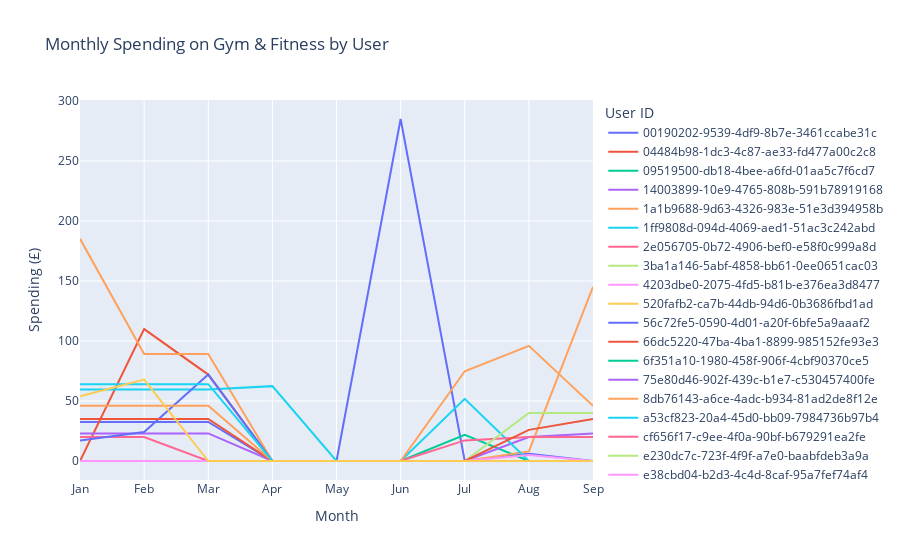

Here is the notebook cell this chart was saved with:
### Code cell
#interactive px line graph
fig = px.line(x= 'month', y= 'amount', color='user_id' , data_frame= trend_plot, title='Monthly Spending on Gym & Fitness by User',  
labels = dict(amount='Spending (£)', month='Month', user_id='User ID'))

fig.show()

### Figure 1 — Plotly figure (JSON) as saved in the notebook; plotly's stock layout.template omitted (floating-point values rounded to 4 significant figures)
{"data": [{"hovertemplate": "User ID=00190202-9539-4df9-8b7e-3461ccabe31c<br>Month=%{x}<br>Spending (£)=%{y}<extra></extra>", "legendgroup": "00190202-9539-4df9-8b7e-3461ccabe31c", "line": {"color": "#636efa", "dash": "solid"}, "marker": {"symbol": "circle"}, "mode": "lines", "name": "00190202-9539-4df9-8b7e-3461ccabe31c", "orientation": "v", "showlegend": true, "type": "scatter", "x": ["Jan", "Feb", "Mar", "Apr", "May", "Jun", "Jul", "Aug", "Sep"], "xaxis": "x", "y": [32.5, 32.5, 32.5, 0, 0, 285.0, 0, 6, 0], "yaxis": "y"}, {"hovertemplate": "User ID=04484b98-1dc3-4c87-ae33-fd477a00c2c8<br>Month=%{x}<br>Spending (£)=%{y}<extra></extra>", "legendgroup": "04484b98-1dc3-4c87-ae33-fd477a00c2c8", "line": {"color": "#EF553B", "dash": "solid"}, "marker": {"symbol": "circle"}, "mode": "lines", "name": "04484b98-1dc3-4c87-ae33-fd477a00c2c8", "orientation": "v", "showlegend": true, "type": "scatter", "x": ["Jan", "Feb", "Mar", "Apr", "May", "Jun", "Jul", "Aug", "Sep"], "xaxis": "x", "y": [0, 109.9, 72, 0, 0, 0, 0, 0, 0], "yaxis": "y"}, {"hovertemplate": "User ID=09519500-db18-4bee-a6fd-01aa5c7f6cd7<br>Month=%{x}<br>Spending (£)=%{y}<extra></extra>", "legendgroup": "09519500-db18-4bee-a6fd-01aa5c7f6cd7", "line": {"color": "#00cc96", "dash": "solid"}, "marker": {"symbol": "circle"}, "mode": "lines", "name": "09519500-db18-4bee-a6fd-01aa5c7f6cd7", "orientation": "v", "showlegend": true, "type": "scatter", "x": ["Jan", "Feb", "Mar", "Apr", "May", "Jun", "Jul", "Aug", "Sep"], "xaxis": "x", "y": [0, 0, 0, 0, 0, 0, 21.75, 0, 0], "yaxis": "y"}, {"hovertemplate": "User ID=14003899-10e9-4765-808b-591b78919168<br>Month=%{x}<br>Spending (£)=%{y}<extra></extra>", "legendgroup": "14003899-10e9-4765-808b-591b78919168", "line": {"color": "#ab63fa", "dash": "solid"}, "marker": {"symbol": "circle"}, "mode": "lines", "name": "14003899-10e9-4765-808b-591b78919168", "orientation": "v", "showlegend": true, "type": "scatter", "x": ["Jan", "Feb", "Mar", "Apr", "May", "Jun", "Jul", "Aug", "Sep"], "xaxis": "x", "y": [22.99, 22.99, 22.99, 0, 0, 0, 0, 20.02, 22.99], "yaxis": "y"}, {"hovertemplate": "User ID=1a1b9688-9d63-4326-983e-51e3d394958b<br>Month=%{x}<br>Spending (£)=%{y}<extra></extra>", "legendgroup": "1a1b9688-9d63-4326-983e-51e3d394958b", "line": {"color": "#FFA15A", "dash": "solid"}, "marker": {"symbol": "circle"}, "mode": "lines", "name": "1a1b9688-9d63-4326-983e-51e3d394958b", "orientation": "v", "showlegend": true, "type": "scatter", "x": ["Jan", "Feb", "Mar", "Apr", "May", "Jun", "Jul", "Aug", "Sep"], "xaxis": "x", "y": [185.1, 89.1, 89.1, 0, 0, 0, 0, 7.98, 145.1], "yaxis": "y"}, {"hovertemplate": "User ID=1ff9808d-094d-4069-aed1-51ac3c242abd<br>Month=%{x}<br>Spending (£)=%{y}<extra></extra>", "legendgroup": "1ff9808d-094d-4069-aed1-51ac3c242abd", "line": {"color": "#19d3f3", "dash": "solid"}, "marker": {"symbol": "circle"}, "mode": "lines", "name": "1ff9808d-094d-4069-aed1-51ac3c242abd", "orientation": "v", "showlegend": true, "type": "scatter", "x": ["Jan", "Feb", "Mar", "Apr", "May", "Jun", "Jul", "Aug", "Sep"], "xaxis": "x", "y": [59.5, 59.5, 59.5, 62.38, 0, 0, 51.83, 0, 0], "yaxis": "y"}, {"hovertemplate": "User ID=2e056705-0b72-4906-bef0-e58f0c999a8d<br>Month=%{x}<br>Spending (£)=%{y}<extra></extra>", "legendgroup": "2e056705-0b72-4906-bef0-e58f0c999a8d", "line": {"color": "#FF6692", "dash": "solid"}, "marker": {"symbol": "circle"}, "mode": "lines", "name": "2e056705-0b72-4906-bef0-e58f0c999a8d", "orientation": "v", "showlegend": true, "type": "scatter", "x": ["Jan", "Feb", "Mar", "Apr", "May", "Jun", "Jul", "Aug", "Sep"], "xaxis": "x", "y": [19.99, 19.99, 0, 0, 0, 0, 17.18, 19.99, 19.99], "yaxis": "y"}, {"hovertemplate": "User ID=3ba1a146-5abf-4858-bb61-0ee0651cac03<br>Month=%{x}<br>Spending (£)=%{y}<extra></extra>", "legendgroup": "3ba1a146-5abf-4858-bb61-0ee0651cac03", "line": {"color": "#B6E880", "dash": "solid"}, "marker": {"symbol": "circle"}, "mode": "lines", "name": "3ba1a146-5abf-4858-bb61-0ee0651cac03", "orientation": "v", "showlegend": true, "type": "scatter", "x": ["Jan", "Feb", "Mar", "Apr", "May", "Jun", "Jul", "Aug", "Sep"], "xaxis": "x", "y": [0, 0, 0, 0, 0, 0, 0, 39.95, 39.95], "yaxis": "y"}, {"hovertemplate": "User ID=4203dbe0-2075-4fd5-b81b-e376ea3d8477<br>Month=%{x}<br>Spending (£)=%{y}<extra></extra>", "legendgroup": "4203dbe0-2075-4fd5-b81b-e376ea3d8477", "line": {"color": "#FF97FF", "dash": "solid"}, "marker": {"symbol": "circle"}, "mode": "lines", "name": "4203dbe0-2075-4fd5-b81b-e376ea3d8477", "orientation": "v", "showlegend": true, "type": "scatter", "x": ["Jan", "Feb", "Mar", "Apr", "May", "Jun", "Jul", "Aug", "Sep"], "xaxis": "x", "y": [0, 0, 0, 0, 0, 0, 0, 0, 0], "yaxis": "y"}, {"hovertemplate": "User ID=520fafb2-ca7b-44db-94d6-0b3686fbd1ad<br>Month=%{x}<br>Spending (£)=%{y}<extra></extra>", "legendgroup": "520fafb2-ca7b-44db-94d6-0b3686fbd1ad", "line": {"color": "#FECB52", "dash": "solid"}, "marker": {"symbol": "circle"}, "mode": "lines", "name": "520fafb2-ca7b-44db-94d6-0b3686fbd1ad", "orientation": "v", "showlegend": true, "type": "scatter", "x": ["Jan", "Feb", "Mar", "Apr", "May", "Jun", "Jul", "Aug", "Sep"], "xaxis": "x", "y": [0, 0, 0, 0, 0, 0, 0, 0, 0], "yaxis": "y"}, {"hovertemplate": "User ID=56c72fe5-0590-4d01-a20f-6bfe5a9aaaf2<br>Month=%{x}<br>Spending (£)=%{y}<extra></extra>", "legendgroup": "56c72fe5-0590-4d01-a20f-6bfe5a9aaaf2", "line": {"color": "#636efa", "dash": "solid"}, "marker": {"symbol": "circle"}, "mode": "lines", "name": "56c72fe5-0590-4d01-a20f-6bfe5a9aaaf2", "orientation": "v", "showlegend": true, "type": "scatter", "x": ["Jan", "Feb", "Mar", "Apr", "May", "Jun", "Jul", "Aug", "Sep"], "xaxis": "x", "y": [17, 24.1, 72, 0, 0, 0, 0, 0, 0], "yaxis": "y"}, {"hovertemplate": "User ID=66dc5220-47ba-4ba1-8899-985152fe93e3<br>Month=%{x}<br>Spending (£)=%{y}<extra></extra>", "legendgroup": "66dc5220-47ba-4ba1-8899-985152fe93e3", "line": {"color": "#EF553B", "dash": "solid"}, "marker": {"symbol": "circle"}, "mode": "lines", "name": "66dc5220-47ba-4ba1-8899-985152fe93e3", "orientation": "v", "showlegend": true, "type": "scatter", "x": ["Jan", "Feb", "Mar", "Apr", "May", "Jun", "Jul", "Aug", "Sep"], "xaxis": "x", "y": [34.99, 34.99, 34.99, 0, 0, 0, 0, 25.96, 34.99], "yaxis": "y"}, {"hovertemplate": "User ID=6f351a10-1980-458f-906f-4cbf90370ce5<br>Month=%{x}<br>Spending (£)=%{y}<extra></extra>", "legendgroup": "6f351a10-1980-458f-906f-4cbf90370ce5", "line": {"color": "#00cc96", "dash": "solid"}, "marker": {"symbol": "circle"}, "mode": "lines", "name": "6f351a10-1980-458f-906f-4cbf90370ce5", "orientation": "v", "showlegend": true, "type": "scatter", "x": ["Jan", "Feb", "Mar", "Apr", "May", "Jun", "Jul", "Aug", "Sep"], "xaxis": "x", "y": [0, 0, 0, 0, 0, 0, 0, 0, 0], "yaxis": "y"}, {"hovertemplate": "User ID=75e80d46-902f-439c-b1e7-c530457400fe<br>Month=%{x}<br>Spending (£)=%{y}<extra></extra>", "legendgroup": "75e80d46-902f-439c-b1e7-c530457400fe", "line": {"color": "#ab63fa", "dash": "solid"}, "marker": {"symbol": "circle"}, "mode": "lines", "name": "75e80d46-902f-439c-b1e7-c530457400fe", "orientation": "v", "showlegend": true, "type": "scatter", "x": ["Jan", "Feb", "Mar", "Apr", "May", "Jun", "Jul", "Aug", "Sep"], "xaxis": "x", "y": [0, 0, 0, 0, 0, 0, 0, 0, 0], "yaxis": "y"}, {"hovertemplate": "User ID=8db76143-a6ce-4adc-b934-81ad2de8f12e<br>Month=%{x}<br>Spending (£)=%{y}<extra></extra>", "legendgroup": "8db76143-a6ce-4adc-b934-81ad2de8f12e", "line": {"color": "#FFA15A", "dash": "solid"}, "marker": {"symbol": "circle"}, "mode": "lines", "name": "8db76143-a6ce-4adc-b934-81ad2de8f12e", "orientation": "v", "showlegend": true, "type": "scatter", "x": ["Jan", "Feb", "Mar", "Apr", "May", "Jun", "Jul", "Aug", "Sep"], "xaxis": "x", "y": [46, 46, 46, 0, 0, 0, 74.78, 95.95, 46], "yaxis": "y"}, {"hovertemplate": "User ID=a53cf823-20a4-45d0-bb09-7984736b97b4<br>Month=%{x}<br>Spending (£)=%{y}<extra></extra>", "legendgroup": "a53cf823-20a4-45d0-bb09-7984736b97b4", "line": {"color": "#19d3f3", "dash": "solid"}, "marker": {"symbol": "circle"}, "mode": "lines", "name": "a53cf823-20a4-45d0-bb09-7984736b97b4", "orientation": "v", "showlegend": true, "type": "scatter", "x": ["Jan", "Feb", "Mar", "Apr", "May", "Jun", "Jul", "Aug", "Sep"], "xaxis": "x", "y": [64, 64, 64, 0, 0, 0, 0, 0, 0], "yaxis": "y"}, {"hovertemplate": "User ID=cf656f17-c9ee-4f0a-90bf-b679291ea2fe<br>Month=%{x}<br>Spending (£)=%{y}<extra></extra>", "legendgroup": "cf656f17-c9ee-4f0a-90bf-b679291ea2fe", "line": {"color": "#FF6692", "dash": "solid"}, "marker": {"symbol": "circle"}, "mode": "lines", "name": "cf656f17-c9ee-4f0a-90bf-b679291ea2fe", "orientation": "v", "showlegend": true, "type": "scatter", "x": ["Jan", "Feb", "Mar", "Apr", "May", "Jun", "Jul", "Aug", "Sep"], "xaxis": "x", "y": [0, 0, 0, 0, 0, 0, 0, 0, 0], "yaxis": "y"}, {"hovertemplate": "User ID=e230dc7c-723f-4f9f-a7e0-baabfdeb3a9a<br>Month=%{x}<br>Spending (£)=%{y}<extra></extra>", "legendgroup": "e230dc7c-723f-4f9f-a7e0-baabfdeb3a9a", "line": {"color": "#B6E880", "dash": "solid"}, "marker": {"symbol": "circle"}, "mode": "lines", "name": "e230dc7c-723f-4f9f-a7e0-baabfdeb3a9a", "orientation": "v", "showlegend": true, "type": "scatter", "x": ["Jan", "Feb", "Mar", "Apr", "May", "Jun", "Jul", "Aug", "Sep"], "xaxis": "x", "y": [0, 0, 0, 0, 0, 0, 0, 0, 0], "yaxis": "y"}, {"hovertemplate": "User ID=e38cbd04-b2d3-4c4d-8caf-95a7fef74af4<br>Month=%{x}<br>Spending (£)=%{y}<extra></extra>", "legendgroup": "e38cbd04-b2d3-4c4d-8caf-95a7fef74af4", "line": {"color": "#FF97FF", "dash": "solid"}, "marker": {"symbol": "circle"}, "mode": "lines", "name": "e38cbd04-b2d3-4c4d-8caf-95a7fef74af4", "orientation": "v", "showlegend": true, "type": "scatter", "x": ["Jan", "Feb", "Mar", "Apr", "May", "Jun", "Jul", "Aug", "Sep"], "xaxis": "x", "y": [0, 0, 0, 0, 0, 0, 0, 5, 0], "yaxis": "y"}, {"hovertemplate": "User ID=eeb03060-65ee-4078-bd92-1970e11ae58f<br>Month=%{x}<br>Spending (£)=%{y}<extra></extra>", "legendgroup": "eeb03060-65ee-4078-bd92-1970e11ae58f", "line": {"color": "#FECB52", "dash": "solid"}, "marker": {"symbol": "circle"}, "mode": "lines", "name": "eeb03060-65ee-4078-bd92-1970e11ae58f", "orientation": "v", "showlegend": true, "type": "scatter", "x": ["Jan", "Feb", "Mar", "Apr", "May", "Jun", "Jul", "Aug", "Sep"], "xaxis": "x", "y": [53.95, 67.8, 0, 0, 0, 0, 0, 0, 0], "yaxis": "y"}], "layout": {"legend": {"title": {"text": "User ID"}, "tracegroupgap": 0}, "title": {"text": "Monthly Spending on Gym & Fitness by User"}, "xaxis": {"anchor": "y", "domain": [0, 1], "title": {"text": "Month"}}, "yaxis": {"anchor": "x", "domain": [0, 1], "title": {"text": "Spending (£)"}}}}
